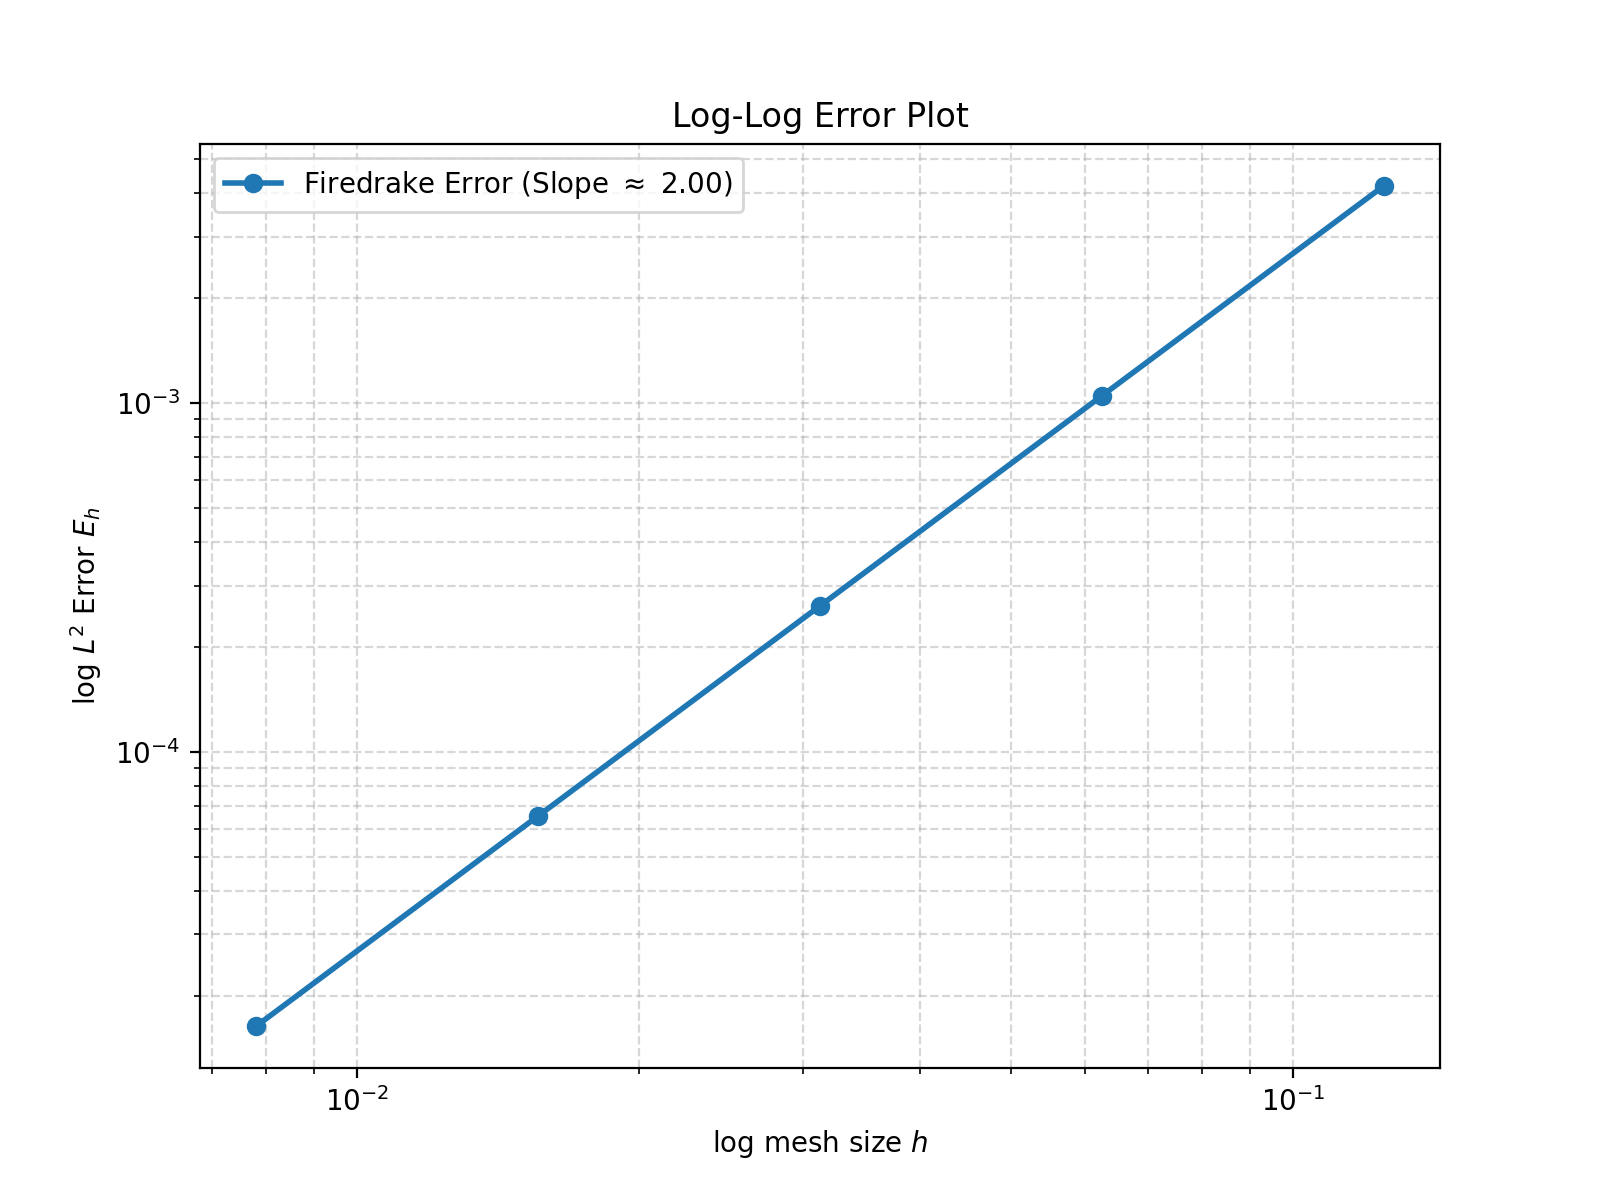

The Python source for this figure:
import matplotlib
from firedrake import *
import matplotlib.pyplot as plt
import numpy as np

N_list = [8, 16, 32, 64, 128]
h_list = []      # for grid size h
error_list = []

for N in N_list:
    mesh = UnitSquareMesh(N, N)
    V = FunctionSpace(mesh, "CG", 1)
    x, y = SpatialCoordinate(mesh)
    h = 1.0 / N 
    
    # u_exact = sin(pi*x) * sin(pi*y)
    # f = 2 * pi**2 * u_exact       
    # g = u_exact 

    u_exact = sin(x) + x**3
    f = sin(x) - 6*x
    g = u_exact

    u = TrialFunction(V)
    v = TestFunction(V)
    a = dot(grad(u), grad(v)) * dx
    L = f * v * dx
    bc = DirichletBC(V, g, "on_boundary")
    
    u_sol = Function(V)
    solve(a == L, u_sol, bcs=bc)
    
    error = errornorm(u_exact, u_sol, 'L2')
    
    h_list.append(h)
    error_list.append(error)
    print(f"Gird number N={N:3d} | grid size h={h:.4f} | L2 error Eh={error:.6e}")



slope, intercept = np.polyfit(np.log(h_list), np.log(error_list), 1)
plt.figure(figsize=(8, 6))
plt.loglog(h_list, error_list, marker='o', linewidth=2, label=f"Firedrake Error (Slope $\\approx$ {slope:.2f})")
# reference_line = [error_list[0] * (h/h_list[0])**2 for h in h_list]
# plt.loglog(h_list, reference_line, linestyle='--', color='gray', label="Expected $O(h^2)$ Convergence")
plt.xlabel("log mesh size $h$")
plt.ylabel("log $L^2$ Error $E_h$")
plt.title("Log-Log Error Plot")
plt.legend()
plt.grid(True, which="both", ls="--", alpha=0.5)
plt.savefig("ex3", dpi=200)
